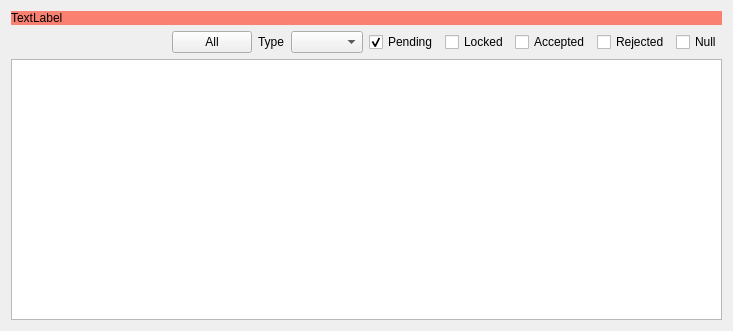
<?xml version="1.0" encoding="UTF-8"?>
<ui version="4.0">
 <class>Event::services::qx::QxLateRegistrationsWidget</class>
 <widget class="QWidget" name="Event::services::qx::QxLateRegistrationsWidget">
  <property name="geometry">
   <rect>
    <x>0</x>
    <y>0</y>
    <width>733</width>
    <height>331</height>
   </rect>
  </property>
  <property name="windowTitle">
   <string>Form</string>
  </property>
  <layout class="QVBoxLayout" name="verticalLayout">
   <item>
    <widget class="QLabel" name="lblErrorMsg">
     <property name="styleSheet">
      <string notr="true">background:salmon;color:black</string>
     </property>
     <property name="text">
      <string>TextLabel</string>
     </property>
     <property name="wordWrap">
      <bool>true</bool>
     </property>
    </widget>
   </item>
   <item>
    <layout class="QHBoxLayout" name="horizontalLayout">
     <item>
      <widget class="qf::qmlwidgets::TableViewToolBar" name="toolbar" native="true">
       <property name="sizePolicy">
        <sizepolicy hsizetype="Expanding" vsizetype="Preferred">
         <horstretch>0</horstretch>
         <verstretch>0</verstretch>
        </sizepolicy>
       </property>
      </widget>
     </item>
     <item>
      <widget class="QPushButton" name="btAll">
       <property name="text">
        <string>All</string>
       </property>
      </widget>
     </item>
     <item>
      <widget class="QLabel" name="label">
       <property name="text">
        <string>Type</string>
       </property>
      </widget>
     </item>
     <item>
      <widget class="QComboBox" name="lstType"/>
     </item>
     <item>
      <widget class="QCheckBox" name="chkPending">
       <property name="text">
        <string>Pending</string>
       </property>
       <property name="checked">
        <bool>true</bool>
       </property>
      </widget>
     </item>
     <item>
      <widget class="QFrame" name="frame">
       <property name="frameShape">
        <enum>QFrame::Shape::NoFrame</enum>
       </property>
       <property name="frameShadow">
        <enum>QFrame::Shadow::Raised</enum>
       </property>
       <layout class="QHBoxLayout" name="horizontalLayout_2">
        <property name="leftMargin">
         <number>0</number>
        </property>
        <property name="topMargin">
         <number>0</number>
        </property>
        <property name="rightMargin">
         <number>0</number>
        </property>
        <property name="bottomMargin">
         <number>0</number>
        </property>
        <item>
         <widget class="QCheckBox" name="chkLocked">
          <property name="text">
           <string>Locked</string>
          </property>
         </widget>
        </item>
        <item>
         <widget class="QCheckBox" name="chkAccepted">
          <property name="text">
           <string>Accepted</string>
          </property>
         </widget>
        </item>
        <item>
         <widget class="QCheckBox" name="chkRejected">
          <property name="text">
           <string>Rejected</string>
          </property>
         </widget>
        </item>
        <item>
         <widget class="QCheckBox" name="chkNull">
          <property name="text">
           <string>Null</string>
          </property>
         </widget>
        </item>
       </layout>
      </widget>
     </item>
    </layout>
   </item>
   <item>
    <widget class="qf::qmlwidgets::TableView" name="tableView"/>
   </item>
  </layout>
 </widget>
 <customwidgets>
  <customwidget>
   <class>qf::qmlwidgets::TableView</class>
   <extends>QTableView</extends>
   <header location="global">qf/qmlwidgets/tableview.h</header>
  </customwidget>
  <customwidget>
   <class>qf::qmlwidgets::TableViewToolBar</class>
   <extends>QWidget</extends>
   <header location="global">qf/qmlwidgets/tableviewtoolbar.h</header>
   <container>1</container>
  </customwidget>
 </customwidgets>
 <resources/>
 <connections/>
</ui>
